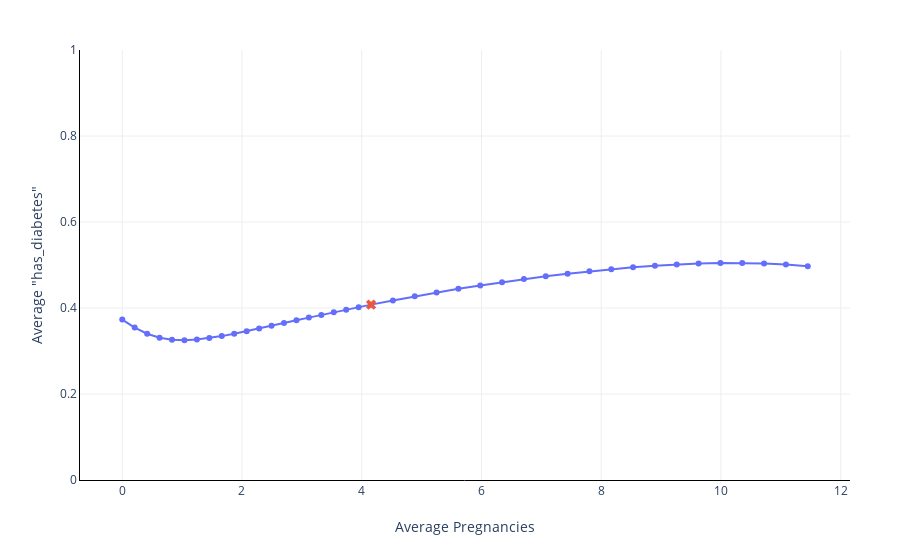

Source (notebook cell):
### Markdown cell above
The number of pregnancies the patient has had is the most impactful feature on the probability of having diabetes. Let's have a look at the details:

### Code cell
explainer.plot_bias(
    X_test=X_test["Pregnancies"],
    y_pred=y_pred,
)

### Figure 1 — Plotly figure (JSON) as saved in the notebook; plotly's stock layout.template omitted (floating-point values rounded to 4 significant figures)
{"data": [{"hoverinfo": "x+y", "mode": "lines+markers", "showlegend": false, "type": "scatter", "x": [0, 0.2078, 0.4156, 0.6234, 0.8312, 1.039, 1.247, 1.455, 1.663, 1.87, 2.078, 2.286, 2.494, 2.702, 2.909, 3.117, 3.325, 3.533, 3.741, 3.948, 4.156, 4.521, 4.886, 5.25, 5.615, 5.98, 6.344, 6.709, 7.074, 7.438, 7.803, 8.168, 8.532, 8.897, 9.262, 9.627, 9.991, 10.36, 10.72, 11.09, 11.45], "y": [0.3731, 0.3544, 0.3402, 0.3309, 0.326, 0.3249, 0.3265, 0.33, 0.3346, 0.3401, 0.346, 0.3522, 0.3585, 0.3649, 0.3713, 0.3776, 0.3839, 0.39, 0.3961, 0.402, 0.4078, 0.4177, 0.4271, 0.436, 0.4445, 0.4526, 0.4602, 0.4672, 0.4738, 0.4799, 0.4854, 0.4903, 0.4946, 0.4982, 0.5011, 0.5032, 0.5045, 0.5047, 0.5037, 0.5014, 0.4973]}, {"hoverinfo": "text", "marker": {"size": 9, "symbol": "x"}, "mode": "markers", "name": "Original mean", "showlegend": false, "text": ["Dataset mean"], "type": "scatter", "x": [4.156], "y": [0.4078]}], "layout": {"margin": {"r": 50, "t": 50}, "plot_bgcolor": "white", "xaxis": {"gridcolor": "#eee", "linecolor": "black", "showgrid": true, "showline": true, "title": {"text": "Average Pregnancies"}, "zeroline": false}, "yaxis": {"gridcolor": "#eee", "linecolor": "black", "range": [0, 1], "showgrid": true, "showline": true, "title": {"text": "Average \"has_diabetes\""}}}}
